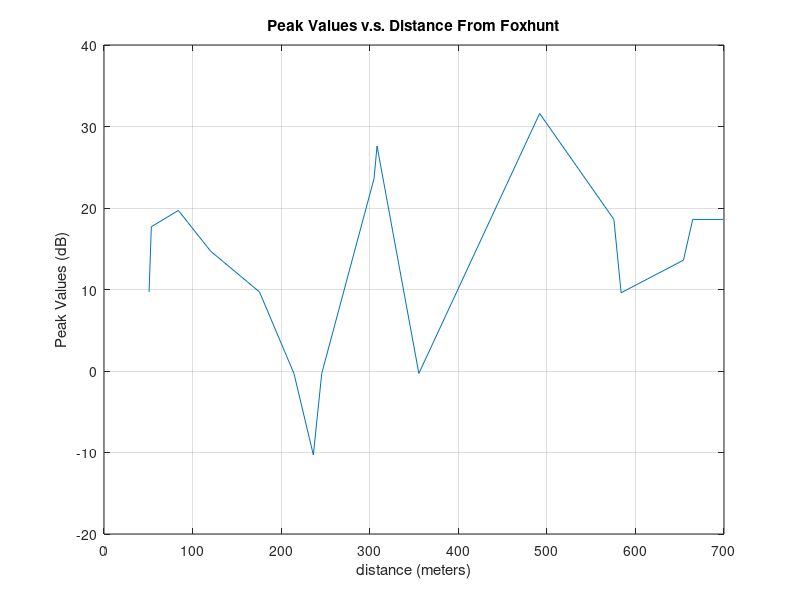
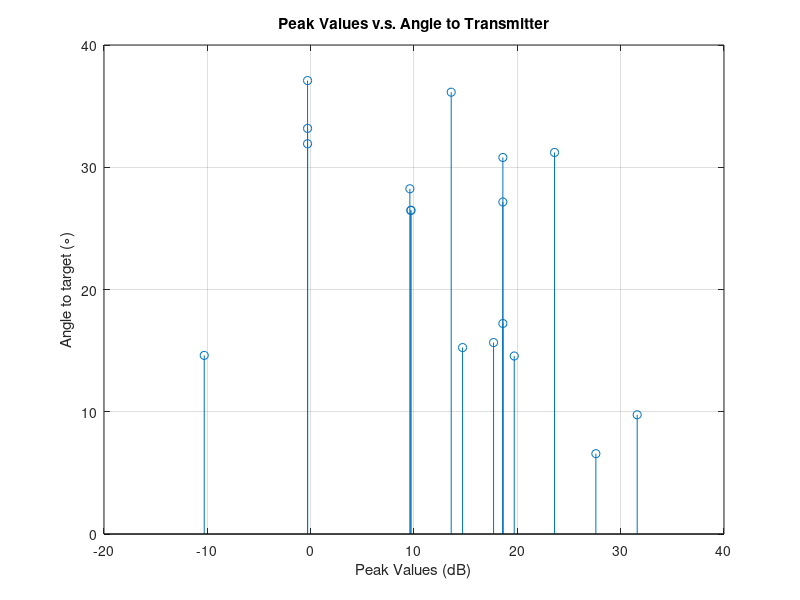

The MATLAB script that drew these images, in order:
% Lab4Plotting

load('Lab4Distances.mat');
load('Lab4Angles.mat');

peaks = [-20, -20, -25, -29, -20, -15, -11, -7, -20, -20, -30, -20, -10, -10, -5, -2, 0];

gains = [38.6, 38.6, 38.6, 38.6, 38.6, 38.6, 38.6, 38.6, 19.7, 19.7, 19.7, 19.7, 19.7, 19.7, 19.7, 19.7, 19.7];

actualPeaks = peaks + gains;

[sortedDistances, indexes] = sort(distances);

sortedActualPeaks(indexes) = actualPeaks;
sortedAngles(indexes) = angles;

figure(1);
plot(sortedDistances,sortedActualPeaks);
title('Peak Values v.s. Distance From Foxhunt');
ylabel('Peak Values (dB)');
xlabel('distance (meters)');
grid on;

[hlowSortedPeaks,indexes] = sort(actualPeaks);

figure(2);
stem(hlowSortedPeaks, sortedAngles(indexes));
title('Peak Values v.s. Angle to Transmitter');
ylabel('Angle to target (\circ)');
xlabel('Peak Values (dB)');
grid on;